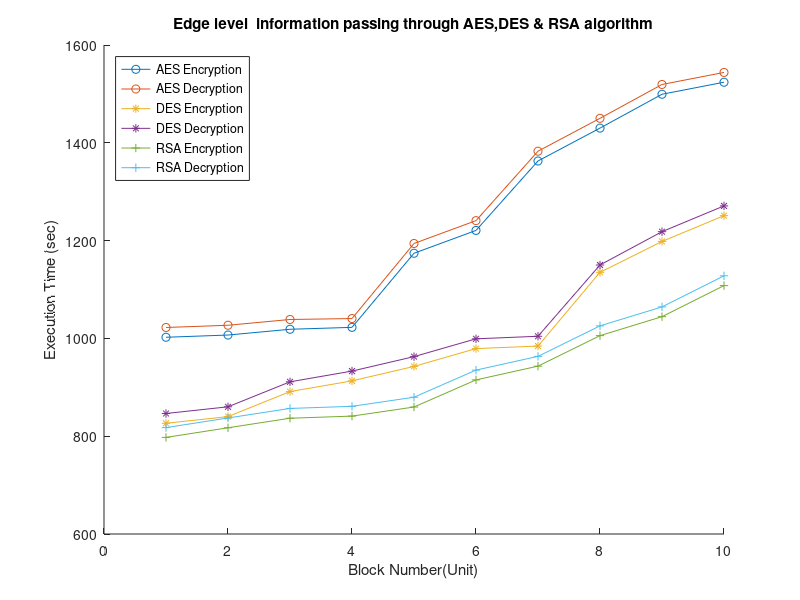

Here is the MATLAB script that generated this plot:
clear all;
close all;
clc

A= dlmread("fog.csv");
x= A(:,1);
x2= A(:,2);
y= A(:,3);
y2= A(:,4);
z= A(:,5);
z2= A(:,6);

x1 = x2+15;
y1 = y2 +15;
z1= z2 +15; 


hold on
plot(x, '-o');
plot(x1, '-o');
plot(y, '-*');
plot(y1, '-*');
plot(z, '-+');
plot(z1, '-+');

legend('AES Encryption','AES Decryption', 'DES Encryption', 'DES Decryption','RSA Encryption','RSA Decryption',  'Location', 'NorthWest')
xlabel('Block Number(Unit)'), ylabel('Execution Time (sec)')
title('Edge level  information passing through AES,DES & RSA algorithm')
